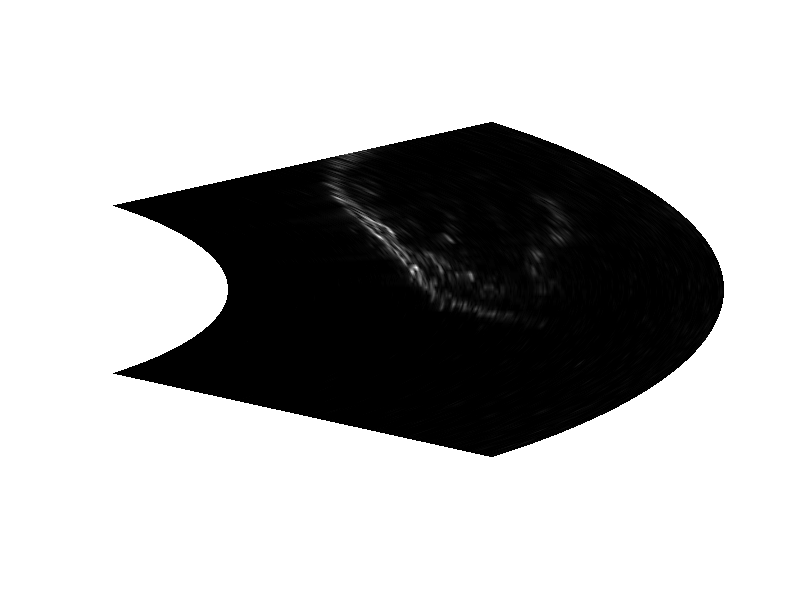
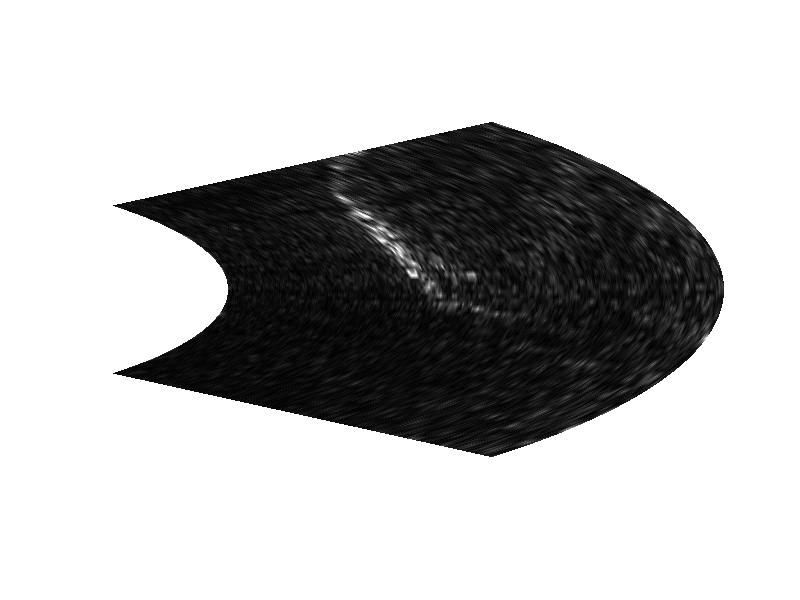
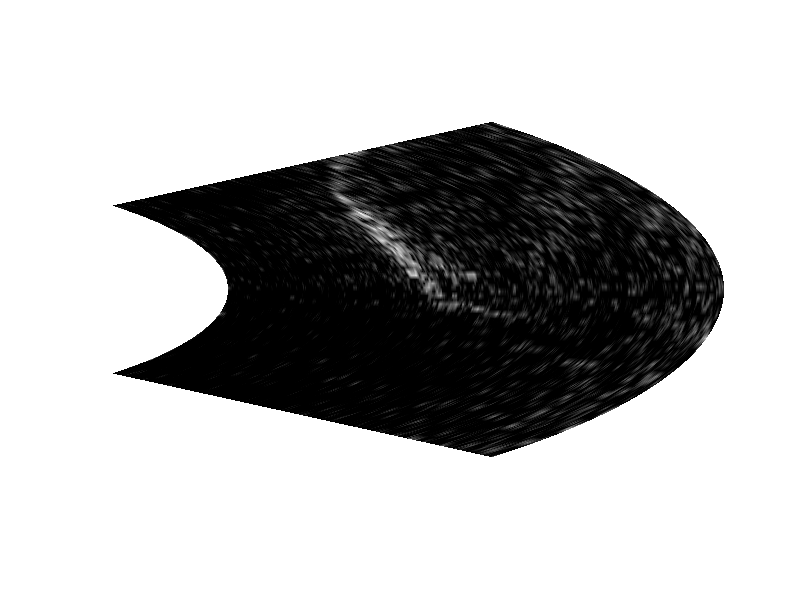
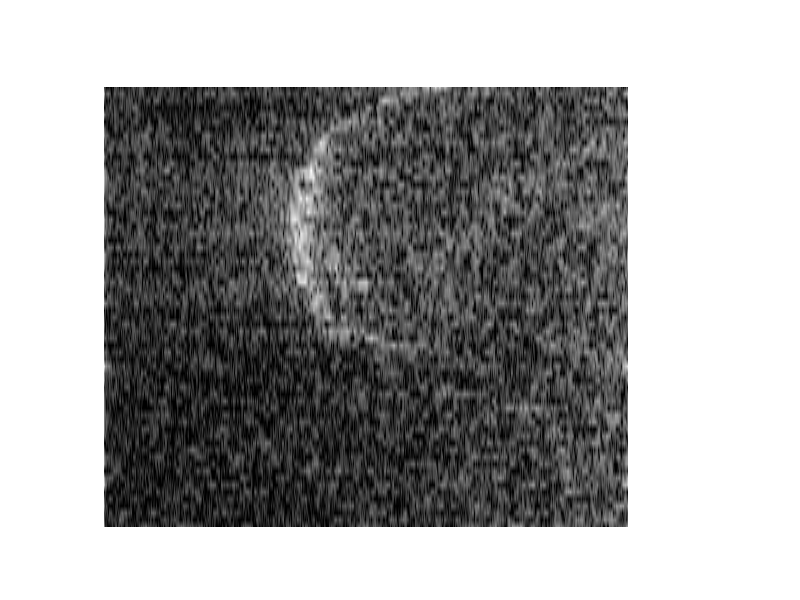

MATLAB code for these plots, in order:
clear all;
close all;

z=load("int360.txt");
z2=z;
% 50 80
[l,c]=size(z);
N=c;

x=zeros(l,c);
y=x;

x0=80;
xf=160;
sector=80;

r=linspace(x0,xf,N);
th=linspace(-sector/2*pi/180,sector/2*pi/180,l);

for j=1:N
  for k=1:l
    x(k,j)=r(j)*cos(th(k));
    y(k,j)=r(j)*sin(th(k));
  endfor
endfor

maxi=max(max(z))
figure(1)
surf(x,y,z);
shading interp;
view ([0 90]);
colormap gray;
caxis([0 maxi/1]);
%axis square;
%axis equal;
axis off;

fe=125/8;
f0=2;
fm=5;
df=fe/N;
n0=floor(f0/df)
nf=floor(fm/df)

for i=1:l
  tmp=fft(z(i,:));
  tmp(1:n0)=0;
  tmp(nf:N)=0;
  %tmp(nf+1:N-nf)=0;
  %tmp(N-n0:end)=0;
  tmp=abs(ifft(tmp));
  z(i,:)=tmp;
  z2(i,:)=20*log(tmp);
endfor

maxi=max(max(z))

figure(2)
surf(x,y,z);
shading interp;
view ([0 90]);
colormap gray;
caxis([0 maxi/2]);
%axis square;
%axis equal;
axis off;

maxi=max(max(z2))
figure(3)
surf(x,y,z2);
shading interp;
view ([0 90]);
colormap gray;
caxis([maxi-60 maxi]);
%axis square;
%axis equal;
axis off;

figure(4)
surf(z2);
shading interp;
view ([0 90]);
colormap gray;
caxis([maxi-90 maxi]);
%axis square;
%axis equal;
axis off;
